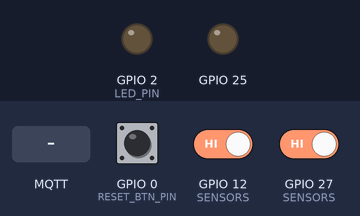
This program was run on a simulated ESP32. On the bench: output pins drawn as LEDs (lit = HIGH). The inputs (shaded band) are chosen by the test bench; at power-on: GPIO 27 (SENSORS) HIGH, GPIO 0 (RESET_BTN_PIN) HIGH, GPIO 12 (SENSORS) HIGH. WiFi joins after 1.5 s; servers stay silent unless stated; the local clock reads 2024-03-15 10:24:30 at power-on unless the program sets it; no MQTT or app messages arrive unless stated; what the program prints to the serial monitor is not drawn.

Above: at 2.0 s.
2.1 s: GPIO 27 (SENSORS) driven LOW
At 3.1 s:
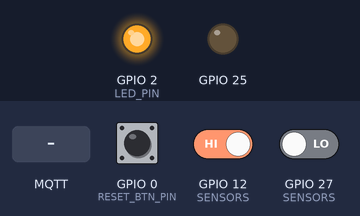
4.1 s: MQTT message "reset" arrives on the first subscribed topic
At 6.96 s:
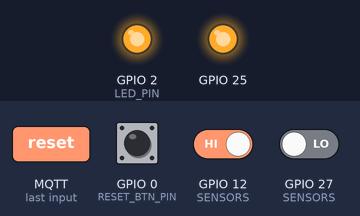
7.1 s: GPIO 0 (RESET_BTN_PIN) pulled LOW for 3.2 s
At 13.13 s:
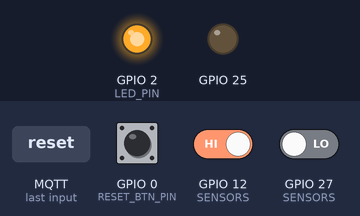
13.3 s: GPIO 27 (SENSORS) driven HIGH
At 13.7 s:
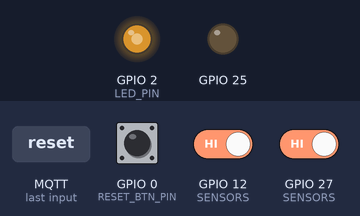
14.8 s: MQTT message "reset" arrives on the second subscribed topic
At 17.1 s:
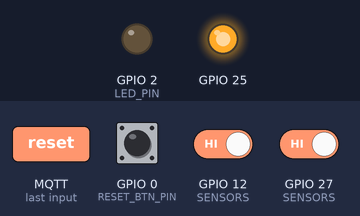
17.8 s: GPIO 12 (SENSORS) driven LOW
Timing chart, 0 to 20.3 s (numbered marks = the images above; inputs shaded):
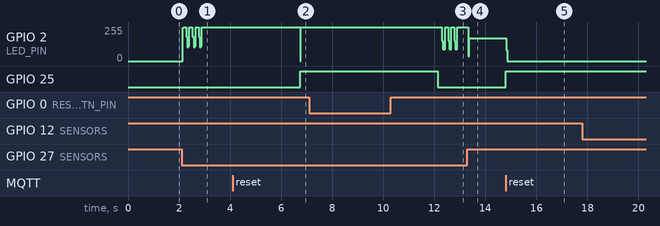

The program:

main.cpp
```cpp
#include <Arduino.h>
#include <WiFi.h>
#include <ArduinoOTA.h>
#include "EY_Config.h"
#include "EY_Mqtt.h"
#include "EY_Sensors.h"
#include "EY_Outputs.h"

#ifdef HAS_SHAKER
#include "EY_Shaker.h"
#endif

#ifdef HAS_WIEGAND
#include "EY_Wiegand.h"
#endif

#ifdef HAS_CODE_SEQUENCE
#include "EY_CodeSequence.h"
#endif

#ifdef HAS_SIMON
#include "EY_Simon.h"
#endif

#ifdef HAS_VEHICLES
#include "EY_Vehicles.h"
#endif

#ifdef HAS_BOBINE
#include "EY_Bobine.h"
#endif

#ifdef HAS_IR
#include "EY_IR.h"
#endif

#ifdef HAS_RF433
#include "EY_RF433.h"
#endif

#ifdef HAS_PIR
#include "EY_PIR.h"
#endif

#ifdef HAS_SERVO
static void servoSetAngle(int angle) {
  // DS3225: 500µs (0°) to 2500µs (180°)
  // At 50Hz (20ms period), 16-bit resolution (65536 steps)
  int dutyMin = (500 * 65536) / 20000;   // ~1638
  int dutyMax = (2500 * 65536) / 20000;  // ~8192
  int duty = map(angle, 0, 180, dutyMin, dutyMax);
  ledcWrite(0, duty);  // channel 0
  Serial.print("[Servo] Angle: ");
  Serial.println(angle);
}
#endif

// =====================
// Prop State
// =====================
static bool solvedLatched = false;

// Track who last changed solved state and whether a GM override is active
static const char* lastChangeSource = EY_MQTT::SRC_DEVICE;
static bool overrideActive = false;

// Ignore sensors briefly after reset (to avoid instant re-solve)
static unsigned long ignoreSensorsStart = 0;
static bool ignoringSensors = false;

// LED patterns
static unsigned long lastBlink = 0;
static bool ledState = false;

// Counted-flash state (1 flash per press, 3 flashes on solve)
static uint8_t       ledFlashesRemaining = 0;
static bool          ledFlashPhaseOn = false;
static unsigned long ledFlashPhaseStart = 0;
static constexpr unsigned long LED_FLASH_PHASE_MS = 120;

static void triggerLedFlashes(uint8_t count) {
  ledFlashesRemaining = count;
  ledFlashPhaseOn = true;
  ledFlashPhaseStart = millis();
}

// Reset feedback
static unsigned long resetFeedbackStart = 0;
static bool resetFeedbackActive = false;
static unsigned long lastResetBlink = 0;

// MQTT status announcement tracking
static bool statusAnnounced = false;

// OTA deferred init (needs WiFi connected first)
static bool otaStarted = false;

// BOOT button press tracking
static unsigned long resetBtnPressedAt = 0;
static bool resetBtnWasPressed = false;

#ifdef HAS_MANUAL_RESET
// Manual reset button (long-press)
static unsigned long manualResetPressedAt = 0;
static bool manualResetWasPressed = false;
#endif

// =====================
// Callbacks
// =====================

static void onSetSolved(bool value, const char* source) {
  // GM override: only allow forcing the puzzle forward (solved=true).
  // Reverting state mid-session is not supported; use reset instead.
  if (!value) return;

  lastChangeSource = (source && source[0]) ? source : EY_MQTT::SRC_DEVICE;

  if (strcmp(lastChangeSource, EY_MQTT::SRC_GM) == 0) {
    overrideActive = true;
  }

  solvedLatched = true;

  // Unlock outputs (maglocks) on force solve
  EY_Outputs_Release();

#ifdef HAS_SIMON
  EY_Simon_ForceSolve();
#endif

#ifdef HAS_VEHICLES
  EY_Vehicles_ForceSolve();
#endif

#ifdef HAS_CODE_SEQUENCE
  EY_CodeSequence_ForceSolve();
#endif

#ifdef HAS_SERVO
  servoSetAngle(SERVO_ANGLE_OPEN);
#endif

#ifdef HAS_BOBINE
  // Bobine has no sensors — force_solved only fires via GM cmd from
  // the dashboard. Treat it as "reveal everything now" (the bobine's
  // semantic solved state). The Room Controller drives the looping
  // light sequence via the separate `start_sequence` MQTT command.
  EY_Bobine_RevealAll();
#endif

#ifdef HAS_RF433
  EY_RF433_Send(RF_CODE_UP);
#endif

  EY_PublishEvent("force_solved", lastChangeSource);
  EY_PublishStatus(true, lastChangeSource, overrideActive);
}

#ifdef HAS_CODE_SEQUENCE
static void onCodeSubmitted(const char* code) {
  CodeSequenceResult result = EY_CodeSequence_Submit(code);
  const char* resultStr = (result == CodeSequenceResult::WRONG) ? "wrong" : "correct";
  EY_PublishEventWithData("code_result", EY_MQTT::SRC_PLAYER, "result", resultStr);
}
#endif

static void setLed(bool on) {
#ifdef HAS_SIMON
  // GPIO2 (LED_PIN) doubles as Simon LED #1 — the game owns that pin.
  // Suppress the onboard status LED so it can't fight the game's blink.
  (void)on;
  return;
#else
  if (LED_ACTIVE_LOW) {
    digitalWrite(LED_PIN, on ? LOW : HIGH);
  } else {
    digitalWrite(LED_PIN, on ? HIGH : LOW);
  }
#endif
}

static void handleReset() {
  // NOTE: Simon previously ignored external resets ("auto-manages") to avoid
  // reset storms, but that also broke the GM's manual "Réinitialiser". A GM
  // click is a legitimate one-shot, so resets now flow through and restart the
  // Simon game via EY_Simon_Reset() below.
  solvedLatched = false;
  lastChangeSource = EY_MQTT::SRC_DEVICE;
  overrideActive = false;

  // Reset sensor states and re-arm outputs (re-lock maglocks)
  EY_Sensors_Reset();
  EY_Outputs_Reset();

#ifdef HAS_SHAKER
  EY_Shaker_Reset();
#endif

#ifdef HAS_WIEGAND
  EY_Wiegand_Reset();
#endif

#ifdef HAS_CODE_SEQUENCE
  EY_CodeSequence_Reset();
#endif

#ifdef HAS_SIMON
  EY_Simon_Reset();
#endif

#ifdef HAS_VEHICLES
  EY_Vehicles_Reset();
#endif

#ifdef HAS_SERVO
  servoSetAngle(SERVO_ANGLE_CLOSED);
#endif

#ifdef HAS_BOBINE
  EY_Bobine_Reset();
#endif

#ifdef HAS_IR
  EY_IR_Reset();
#endif

#ifdef HAS_RF433
  EY_RF433_Send(RF_CODE_DOWN);
#endif

  ignoringSensors = true;
  ignoreSensorsStart = millis();

  // Visual feedback
  resetFeedbackActive = true;
  resetFeedbackStart = millis();
  lastResetBlink = millis();
  ledState = false;
  setLed(false);

  statusAnnounced = false;

  EY_PublishStatus(false, lastChangeSource, overrideActive);
  Serial.println("[Main] Reset complete");
}

static void handleArm() {
  EY_Outputs_Arm();
#ifdef HAS_SIMON
  EY_Simon_Activate();
#endif
#ifdef HAS_VEHICLES
  EY_Vehicles_Activate();
#endif
  EY_PublishStatus(solvedLatched, lastChangeSource, overrideActive);
  Serial.println("[Main] Outputs armed");
}

// =====================
// Setup
// =====================

void setup() {
#ifdef HAS_RF433
  // Pin RF433 DATA low ASAP so FS1000A can't radiate from a floating input
  // during boot/init. A floating FS1000A jams the nearby IR receiver.
  pinMode(RF433_TX_PIN, OUTPUT);
  digitalWrite(RF433_TX_PIN, LOW);
#endif

  Serial.begin(115200);
  delay(800);
  Serial.println("==============================");
  Serial.println("EY_Prop_Base: setup()");
  Serial.print("Device: ");
  Serial.println(DEVICE_ID);
  Serial.print("Sensors: ");
  Serial.println(SENSOR_COUNT);
  Serial.print("Outputs: ");
  Serial.println(OUTPUT_COUNT);
  Serial.println("==============================");

  // Initialize hardware
  pinMode(LED_PIN, OUTPUT);
  pinMode(RESET_BTN_PIN, INPUT_PULLUP);
  setLed(false);

  // Initialize sensor system
  EY_Sensors_Begin();

  // Initialize output system (maglocks, relays — starts INACTIVE/unlocked)
  EY_Outputs_Begin();

#ifdef HAS_SHAKER
  // Initialize shaker module (uses receiver pin from first sensor)
  EY_Shaker_Begin(SENSORS[0].pin);
#endif

#ifdef HAS_WIEGAND
  EY_Wiegand_Begin(WIEGAND_D0_PIN, WIEGAND_D1_PIN);
#endif

#ifdef HAS_CODE_SEQUENCE
  EY_CodeSequence_Begin();
  EY_Wiegand_OnCode(onCodeSubmitted);
#endif

#ifdef HAS_SIMON
  EY_Simon_Begin();
#endif

#ifdef HAS_VEHICLES
  EY_Vehicles_Begin();
#endif

#ifdef HAS_BOBINE
  EY_Bobine_Begin();
#endif

#ifdef HAS_IR
  EY_IR_Begin(IR_RECV_PIN);
#endif

#ifdef HAS_RF433
  EY_RF433_Begin(RF433_TX_PIN);
#endif

#ifdef HAS_PIR
  EY_PIR_Begin(PIR_PIN);
#endif

#ifdef HAS_SERVO
  ledcSetup(0, 50, 16);          // channel 0, 50Hz, 16-bit resolution
  ledcAttachPin(SERVO_PIN, 0);   // attach servo pin to channel 0
  // Startup test: sweep open then back to closed
  servoSetAngle(SERVO_ANGLE_OPEN);
  delay(1000);
  servoSetAngle(SERVO_ANGLE_CLOSED);
  Serial.println("[Servo] Initialized (startup sweep done)");
#endif

  // Start networking (non-blocking)
  // - MQTT reset triggers handleReset()
  // - MQTT setSolved triggers onSetSolved(...)
  // - MQTT arm triggers handleArm()
  EY_Net_Begin(handleReset, onSetSolved, handleArm);

  // Initialize OTA (Over-The-Air updates)
  ArduinoOTA.setHostname(DEVICE_ID);
  ArduinoOTA.setPassword(OTA_PASSWORD);
  ArduinoOTA.setPort(OTA_PORT);

  ArduinoOTA.onStart([]() {
    Serial.println("[OTA] Update starting...");
  });
  ArduinoOTA.onEnd([]() {
    Serial.println("[OTA] Update complete, rebooting...");
  });
  ArduinoOTA.onError([](ota_error_t error) {
    Serial.print("[OTA] Error: ");
    if (error == OTA_AUTH_ERROR) Serial.println("Auth Failed");
    else if (error == OTA_BEGIN_ERROR) Serial.println("Begin Failed");
    else if (error == OTA_CONNECT_ERROR) Serial.println("Connect Failed");
    else if (error == OTA_RECEIVE_ERROR) Serial.println("Receive Failed");
    else if (error == OTA_END_ERROR) Serial.println("End Failed");
  });

  // ArduinoOTA.begin() is deferred to loop() — requires WiFi to be connected

  // Announce initial state (will only publish if MQTT is already connected)
  EY_PublishStatus(false, lastChangeSource, overrideActive);

#if defined(BOBINE_TEST_MODE) && defined(HAS_BOBINE)
  // Wiring-bench test: auto-start the looping sequence at boot so the
  // bobine can be validated without needing the Room Controller online.
  // Enabled via the `hollywood_bobine-test` / `-test-ota` PlatformIO envs.
  Serial.println("[TEST MODE] Auto-starting bobine sequence");
  EY_Bobine_Start();
#endif
}

// =====================
// Main Loop
// =====================

void loop() {
#if defined(SIMON_TEST_MODE) && defined(HAS_SIMON)
  // DEV WIRING TEST: all LEDs solid ON; press a lit button → it blinks 3x → solid.
  // Networking + OTA stay alive so we can flash back out of test mode.
  EY_Net_Tick();
  if (!otaStarted && WiFi.status() == WL_CONNECTED) {
    ArduinoOTA.begin();
    otaStarted = true;
  }
  if (otaStarted) ArduinoOTA.handle();
  static bool simonTestInit = false;
  if (!simonTestInit) { EY_Simon_TestBegin(); simonTestInit = true; }
  EY_Simon_TestTick();
  return;
#endif

#if defined(VEHICLES_TEST_MODE) && defined(HAS_VEHICLES)
  // DEV WIRING TEST: prints each switch's position as you flip it — use to map
  // switches and discover the in-room combination. Networking + OTA stay alive.
  EY_Net_Tick();
  if (!otaStarted && WiFi.status() == WL_CONNECTED) {
    ArduinoOTA.begin();
    otaStarted = true;
  }
  if (otaStarted) ArduinoOTA.handle();
  static bool vehiclesTestInit = false;
  if (!vehiclesTestInit) { EY_Vehicles_TestBegin(); vehiclesTestInit = true; }
  EY_Vehicles_TestTick();
  return;
#endif

  // ---- LED mirrors sensor state (direct feedback - first priority) ----
  // This must be first to ensure instant response without network delays
  if (LED_MIRROR_SENSOR >= 0 && LED_MIRROR_SENSOR < SENSOR_COUNT) {
    const SensorDef& mirrorDef = SENSORS[LED_MIRROR_SENSOR];
    bool present = (mirrorDef.presentWhen == PresentWhen::LOW_LEVEL)
      ? (digitalRead(mirrorDef.pin) == LOW)
      : (digitalRead(mirrorDef.pin) == HIGH);
    setLed(present);
  }

  // Networking always ticks, but never blocks prop logic
  EY_Net_Tick();

#ifdef HAS_BOBINE
  // Ceiling bobine sequence — non-blocking; no-op when not running
  EY_Bobine_Tick();
#endif

#ifdef HAS_PIR
  // PIR motion sensor — independent of solve/sensor logic, just publishes events
  EY_PIR_Tick();
#endif

  // Start OTA once WiFi is connected (deferred from setup)
  if (!otaStarted && WiFi.status() == WL_CONNECTED) {
    ArduinoOTA.begin();
    otaStarted = true;
    Serial.println("[OTA] Ready");
  }

  // Handle OTA updates (must be called frequently)
  if (otaStarted) {
    ArduinoOTA.handle();
  }

  // If we (re)connected to MQTT, announce current status once
  if (EY_Mqtt_Connected() && !statusAnnounced) {
    EY_PublishStatus(solvedLatched, lastChangeSource, overrideActive);
    statusAnnounced = true;
  }

  // ---- RESET button (BOOT) long-press ----
  // Skipped on Simon: that devkit doesn't break out GPIO0/BOOT, so RESET_BTN_PIN
  // floats LOW and would fire handleReset() continuously (a "reset storm" that
  // would un-do force-solve and constantly restart the game). Simon is reset via
  // the GM's MQTT command instead.
#ifndef HAS_SIMON
  bool resetPressed = (digitalRead(RESET_BTN_PIN) == LOW);

  if (resetPressed && !resetBtnWasPressed) {
    resetBtnPressedAt = millis();
    resetBtnWasPressed = true;
  }
  if (!resetPressed) {
    resetBtnWasPressed = false;
  }
  if (resetBtnWasPressed && (millis() - resetBtnPressedAt >= RESET_HOLD_MS)) {
    Serial.println("[DEBUG] Reset triggered by BOOT button");
    handleReset();
    resetBtnWasPressed = false;
  }
#endif

#ifdef HAS_MANUAL_RESET
  // ---- Manual reset button (long-press) ----
  bool manualResetPressed = (digitalRead(MANUAL_RESET_PIN) == LOW);

  if (manualResetPressed && !manualResetWasPressed) {
    manualResetPressedAt = millis();
    manualResetWasPressed = true;
  }
  if (!manualResetPressed) {
    manualResetWasPressed = false;
  }
  if (manualResetWasPressed && (millis() - manualResetPressedAt >= MANUAL_RESET_HOLD_MS)) {
    Serial.println("[DEBUG] Reset triggered by manual reset button (3s hold)");
    handleReset();
    manualResetWasPressed = false;
  }
#endif

  // ---- Reset feedback (fast blink) has priority ----
  if (resetFeedbackActive) {
    if (millis() - resetFeedbackStart >= RESET_FEEDBACK_MS) {
      resetFeedbackActive = false;
    } else {
      if (millis() - lastResetBlink >= RESET_FEEDBACK_BLINK_MS) {
        ledState = !ledState;
        setLed(ledState);
        lastResetBlink = millis();
      }
      return;  // Skip sensor processing during reset feedback
    }
  }

  // ---- Sensor processing ----
  if (!ignoringSensors || millis() - ignoreSensorsStart >= IGNORE_SENSORS_MS) {
    ignoringSensors = false;

#ifdef HAS_WIEGAND
    // Wiegand: just tick the reader. Solve logic lives in code-sequence
    // module (if present); otherwise Pi handles puzzle state.
    EY_Wiegand_Tick();
  #ifdef HAS_CODE_SEQUENCE
    if (!solvedLatched && EY_CodeSequence_IsSolved()) {
      solvedLatched = true;
      lastChangeSource = EY_MQTT::SRC_PLAYER;
      EY_Outputs_Release();
      EY_PublishStatus(solvedLatched, lastChangeSource, overrideActive);
      Serial.println("[Main] SOLVED by player!");
    }
  #endif
#elif defined(HAS_IR)
    // IR: dumb reader — tick decoder, RC validates the entered code
    EY_IR_Tick();
#elif defined(HAS_SIMON)
    // Simon: custom game logic with LED blinking and button press detection
    bool simonSolved = EY_Simon_Tick();

    // Periodically publish status with simonProgress
    {
      static unsigned long lastSimonStatus = 0;
      if (millis() - lastSimonStatus >= SIMON_REPORT_INTERVAL_MS) {
        lastSimonStatus = millis();
        EY_PublishStatus(solvedLatched, lastChangeSource, overrideActive);
      }
    }

    // Onboard LED: blink proportional to progress, solid when solved
    if (!solvedLatched) {
      uint8_t progress = EY_Simon_GetProgress();
      if (progress == 0) {
        setLed(false);
      } else {
        unsigned long blinkRate = 1000 - (progress * 9);
        if (millis() - lastBlink >= blinkRate) {
          ledState = !ledState;
          setLed(ledState);
          lastBlink = millis();
        }
      }
    } else {
      setLed(true);
    }

    // Latch solved state
    if (!solvedLatched && simonSolved) {
      solvedLatched = true;
      lastChangeSource = EY_MQTT::SRC_PLAYER;

      EY_Outputs_Release();

      EY_PublishStatus(solvedLatched, lastChangeSource, overrideActive);
      Serial.println("[Main] SOLVED by player!");
    }
#elif defined(HAS_VEHICLES)
    // Vehicles: custom solve logic — all 6 switches must hold the target combination
    bool vehiclesSolved = EY_Vehicles_Tick();

    // Periodically publish status with vehiclesProgress
    {
      static unsigned long lastVehiclesStatus = 0;
      if (millis() - lastVehiclesStatus >= VEHICLE_REPORT_INTERVAL_MS) {
        lastVehiclesStatus = millis();
        EY_PublishStatus(solvedLatched, lastChangeSource, overrideActive);
      }
    }

    // Onboard LED: blink proportional to progress, solid when solved
    if (!solvedLatched) {
      uint8_t progress = EY_Vehicles_GetProgress();
      if (progress == 0) {
        setLed(false);
      } else {
        unsigned long blinkRate = 1000 - (progress * 9);
        if (millis() - lastBlink >= blinkRate) {
          ledState = !ledState;
          setLed(ledState);
          lastBlink = millis();
        }
      }
    } else {
      setLed(true);
    }

    // Latch solved state. Note: once the combination latches it stays solved
    // even if a player nudges a switch afterward (until GM reset / re-arm).
    if (!solvedLatched && vehiclesSolved) {
      solvedLatched = true;
      lastChangeSource = EY_MQTT::SRC_PLAYER;

      EY_Outputs_Release();

      EY_PublishStatus(solvedLatched, lastChangeSource, overrideActive);
      Serial.println("[Main] SOLVED by player!");
    }
#elif defined(HAS_SHAKER)
    // Shaker: custom solve logic replaces generic EY_Sensors_Tick()
    bool shakerSolved = EY_Shaker_Tick();

    // Periodically publish status with shakeProgress
    {
      static unsigned long lastShakerStatus = 0;
      if (millis() - lastShakerStatus >= SHAKE_REPORT_INTERVAL_MS) {
        lastShakerStatus = millis();
        EY_PublishStatus(solvedLatched, lastChangeSource, overrideActive);
      }
    }

    // LED: blink proportional to shake progress
    if (!solvedLatched) {
      uint8_t progress = EY_Shaker_GetProgress();
      if (progress == 0) {
        setLed(false);
      } else {
        // Blink faster as progress increases (1000ms at 1% → 100ms at 100%)
        unsigned long blinkRate = 1000 - (progress * 9);
        if (millis() - lastBlink >= blinkRate) {
          ledState = !ledState;
          setLed(ledState);
          lastBlink = millis();
        }
      }
    } else {
      // Solved: solid LED
      setLed(true);
    }

    // Latch solved state
    if (!solvedLatched && shakerSolved) {
      solvedLatched = true;
      lastChangeSource = EY_MQTT::SRC_PLAYER;

      // Unlock outputs (maglocks) on player solve
      EY_Outputs_Release();

      EY_PublishStatus(solvedLatched, lastChangeSource, overrideActive);
      Serial.println("[Main] SOLVED by player!");
    }
#else
    // Track sensor count before tick to detect new triggers
    static uint8_t prevPresentCount = 0;

    bool sensorsSolved = EY_Sensors_Tick();

    // Count currently present sensors
    uint8_t presentCount = 0;
    for (uint8_t i = 0; i < SENSOR_COUNT; i++) {
      const SensorState* st = EY_Sensors_GetState(i);
      if (st && st->present) presentCount++;
    }

    // 1 LED flash per new press (wiring/debug feedback)
    if (presentCount > prevPresentCount) {
      triggerLedFlashes(1);
      Serial.print("[LED] Flash — ");
      Serial.print(presentCount);
      Serial.println(" sensor(s) present");
    }
    prevPresentCount = presentCount;

    // Republish status on any sensor state change so the GM dashboard sees
    // both SEQUENCE progress (latched per-step) and decorative button
    // presses/releases (momentary triggered field) in real time.
    static uint8_t prevSeqIndex = 0;
    uint8_t curSeqIndex = EY_Sensors_GetSequenceIndex();
    bool seqChanged = (curSeqIndex != prevSeqIndex);
    if ((seqChanged || EY_Sensors_StateChangedThisTick()) && !sensorsSolved) {
      EY_PublishStatus(solvedLatched, lastChangeSource, overrideActive);
    }
    prevSeqIndex = curSeqIndex;

    // Latch solved state (must run before the LED tick so the 3-flash
    // burst supersedes any 1-flash queued earlier in the same iteration)
    if (!solvedLatched && sensorsSolved) {
      solvedLatched = true;
      lastChangeSource = EY_MQTT::SRC_PLAYER;

      // Unlock outputs (maglocks) on player solve
      EY_Outputs_Release();

#ifdef HAS_SERVO
      servoSetAngle(SERVO_ANGLE_OPEN);
#endif

      triggerLedFlashes(3);
      EY_PublishStatus(solvedLatched, lastChangeSource, overrideActive);
      Serial.println("[Main] SOLVED by player!");
    }

    // LED state machine: N counted flashes, otherwise solid = solvedLatched
    if (ledFlashesRemaining > 0) {
      unsigned long now = millis();
      if (ledFlashPhaseOn) {
        setLed(true);
        if (now - ledFlashPhaseStart >= LED_FLASH_PHASE_MS) {
          ledFlashPhaseOn = false;
          ledFlashPhaseStart = now;
        }
      } else {
        setLed(false);
        if (now - ledFlashPhaseStart >= LED_FLASH_PHASE_MS) {
          ledFlashesRemaining--;
          if (ledFlashesRemaining > 0) {
            ledFlashPhaseOn = true;
            ledFlashPhaseStart = now;
          }
        }
      }
    } else {
      setLed(solvedLatched);
    }
#endif
  }
}
```

Source omitted: EY_Mqtt.h (2087 bytes), EY_Outputs.h (796 bytes), EY_Sensors.h (1442 bytes), EY_Types.h (3339 bytes), magie_roueFortune.h (1355 bytes), EY_Bobine.cpp (2769 bytes), EY_CodeSequence.cpp (2567 bytes), EY_IR.cpp (3254 bytes), EY_Mqtt.cpp (14639 bytes), EY_Outputs.cpp (1923 bytes), EY_PIR.cpp (1115 bytes), EY_RF433.cpp (903 bytes) and 6 more

Measured:
- after the input at 2.1 s, GPIO 2 (LED_PIN): 0/255 → 250/255 at once, then repeats every 0.22 s: 255/255 0.10 s, 183/255 0.04 s, 103/255 0.04 s, 112/255 0.04 s, until it stays 255/255 from 2.9 s
- after the input at 4.1 s, GPIO 2 (LED_PIN): 255/255 → 0/255 after 2.7 s, → 255/255 0.01 s later; GPIO 25: LOW → HIGH after 2.7 s
- after the input at 7.1 s, GPIO 25: HIGH → LOW after 5.0 s instead of 1.7 s
- after the input at 13.3 s, GPIO 2 (LED_PIN): 255/255 → 170/255 at once
- after the input at 14.8 s, GPIO 2 (LED_PIN): 170/255 → 0/255 at once; GPIO 25: LOW → HIGH at once
- after the input at 17.8 s, every drawn part: stays the same
